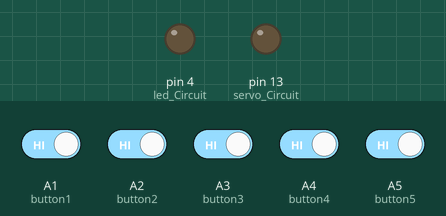
Simulated run of this sketch. Board: Arduino Uno, built with avr-gcc and run on an emulated ATmega328P. Parts: output pins drawn as LEDs (lit = HIGH). Inputs (shaded band) come from the test bench; at power-on: A1 (button1), A2 (button2), A3 (button3), A4 (button4), A5 (button5) HIGH. Pins used as bus, display or sensor lines are not drawn.

Above: at 1.2 s.
1.3 s: A1 (button1) driven LOW and A2 (button2) driven LOW and A3 (button3) driven LOW and A4 (button4) driven LOW and A5 (button5) driven LOW
At 2.0 s:
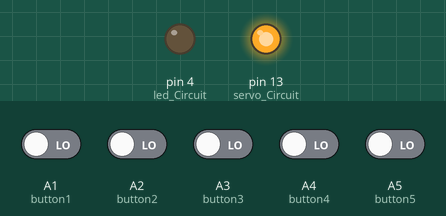
2.8 s: A3 (button3) driven HIGH
At 3.2 s:
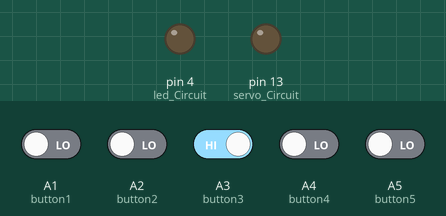
4.3 s: A3 (button3) driven LOW
At 5.5 s:
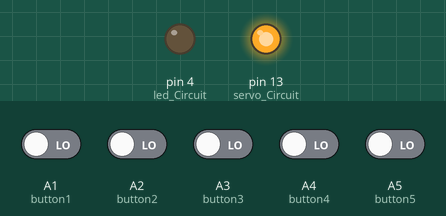
Timing chart, 0 to 7.3 s (numbered marks = the images above; inputs shaded):
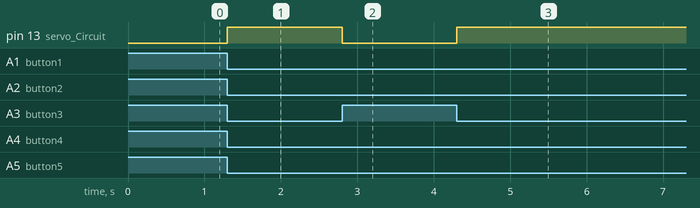

Measured:
- after the input at 1.3 s, pin 13 (servo_Circuit): LOW → HIGH at once
- after the input at 2.8 s, pin 13 (servo_Circuit): HIGH → LOW at once
- after the input at 4.3 s, pin 13 (servo_Circuit): LOW → HIGH at once

The sketch:

row_1_pullup.ino
```cpp
//ARDUINO ROW 1
//LED CIRCUIT CHECKER

//list of Digital Pins for soft buttons
int button1 = A1;
int button2 = A2;
int button3 = A3;
int button4 = A4;
int button5 = A5;

//keeping track of what state the buttons are in
int button1Reading;
int button2Reading;
int button3Reading;
int button4Reading;
int button5Reading;

//Challenge pins
int led_Circuit = 4;
int servo_Circuit = 13;
int dc_1_Circuit = 2;
int dc_2_Circuit = 3;

//LED Circuit Checker
//int row_1 = 5;
int row_2 = 6;
int row_3 = 9;
int row_4 = 10;
int row_5 = 11;
int row_6 = 12;


void setup() {
  pinMode(button1, INPUT_PULLUP);
  pinMode(button2, INPUT_PULLUP);
  pinMode(button3, INPUT_PULLUP);
  pinMode(button4, INPUT_PULLUP);
  pinMode(button5, INPUT_PULLUP);

  pinMode(led_Circuit, OUTPUT);
  pinMode(servo_Circuit, OUTPUT);
  pinMode(dc_1_Circuit, OUTPUT);
  pinMode(dc_2_Circuit, OUTPUT);

  //pinMode(row_1, INPUT);
  pinMode(row_2, INPUT);
  pinMode(row_3, INPUT);
  pinMode(row_4, INPUT);
  pinMode(row_5, INPUT);
  pinMode(row_6, INPUT);

}

void loop() {
  button1Reading = digitalRead(button1);
  button2Reading = digitalRead(button2);
  button3Reading = digitalRead(button3);
  button4Reading = digitalRead(button4);
  button5Reading = digitalRead(button5);

  //LED Circuit
  if(button5Reading == 0 && row_2 == 1 && row_3 == 1 && row_4 == 1 && row_5 == 1) {
    digitalWrite(led_Circuit, HIGH);
  }
  else
   {
    digitalWrite(led_Circuit, LOW);
   }

  //Servo Circuit
  if(button3Reading == 0 && button4Reading == 0 && button5Reading == 0){
    digitalWrite(servo_Circuit, HIGH);
  }
  else {
    digitalWrite(servo_Circuit, LOW);
  }

  //DC 1
  if(button5Reading == 1023) {
    digitalWrite(dc_1_Circuit, HIGH);
  }
  else {
    digitalWrite(dc_1_Circuit, LOW);
  }

  //DC 2
  if(button1Reading == 0 && button2Reading == 0 && button3Reading == 0 && button4Reading == 0 && button5Reading == 0) {
    digitalWrite(dc_2_Circuit, HIGH);
  }
  else {
    digitalWrite(dc_2_Circuit, LOW);
  }

}
```
